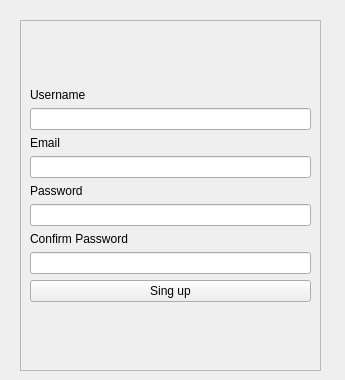
<?xml version="1.0" encoding="UTF-8"?>
<ui version="4.0">
 <class>Form</class>
 <widget class="QWidget" name="Form">
  <property name="geometry">
   <rect>
    <x>0</x>
    <y>0</y>
    <width>345</width>
    <height>380</height>
   </rect>
  </property>
  <property name="minimumSize">
   <size>
    <width>345</width>
    <height>380</height>
   </size>
  </property>
  <property name="maximumSize">
   <size>
    <width>400</width>
    <height>455</height>
   </size>
  </property>
  <property name="windowTitle">
   <string>Form</string>
  </property>
  <widget class="QFrame" name="frame">
   <property name="geometry">
    <rect>
     <x>20</x>
     <y>20</y>
     <width>301</width>
     <height>351</height>
    </rect>
   </property>
   <property name="frameShape">
    <enum>QFrame::Shape::StyledPanel</enum>
   </property>
   <property name="frameShadow">
    <enum>QFrame::Shadow::Raised</enum>
   </property>
   <layout class="QGridLayout" name="gridLayout">
    <item row="0" column="0">
     <layout class="QVBoxLayout" name="verticalLayout">
      <item>
       <widget class="QLabel" name="label_username">
        <property name="sizePolicy">
         <sizepolicy hsizetype="Preferred" vsizetype="Fixed">
          <horstretch>0</horstretch>
          <verstretch>0</verstretch>
         </sizepolicy>
        </property>
        <property name="text">
         <string>Username</string>
        </property>
       </widget>
      </item>
      <item>
       <widget class="QLineEdit" name="lineEdit_username"/>
      </item>
      <item>
       <widget class="QLabel" name="label_email">
        <property name="sizePolicy">
         <sizepolicy hsizetype="Preferred" vsizetype="Fixed">
          <horstretch>0</horstretch>
          <verstretch>0</verstretch>
         </sizepolicy>
        </property>
        <property name="text">
         <string>Email</string>
        </property>
       </widget>
      </item>
      <item>
       <widget class="QLineEdit" name="lineEdit_email"/>
      </item>
      <item>
       <widget class="QLabel" name="label_password">
        <property name="sizePolicy">
         <sizepolicy hsizetype="Preferred" vsizetype="Fixed">
          <horstretch>0</horstretch>
          <verstretch>0</verstretch>
         </sizepolicy>
        </property>
        <property name="text">
         <string>Password</string>
        </property>
       </widget>
      </item>
      <item>
       <widget class="QLineEdit" name="lineEdit_password">
        <property name="echoMode">
         <enum>QLineEdit::EchoMode::Password</enum>
        </property>
       </widget>
      </item>
      <item>
       <widget class="QLabel" name="label_password_2">
        <property name="sizePolicy">
         <sizepolicy hsizetype="Preferred" vsizetype="Fixed">
          <horstretch>0</horstretch>
          <verstretch>0</verstretch>
         </sizepolicy>
        </property>
        <property name="text">
         <string>Confirm Password</string>
        </property>
       </widget>
      </item>
      <item>
       <widget class="QLineEdit" name="lineEdit_confirmPassword"/>
      </item>
      <item>
       <widget class="QPushButton" name="btn_singup">
        <property name="text">
         <string>Sing up</string>
        </property>
       </widget>
      </item>
     </layout>
    </item>
   </layout>
  </widget>
 </widget>
 <resources/>
 <connections/>
</ui>
